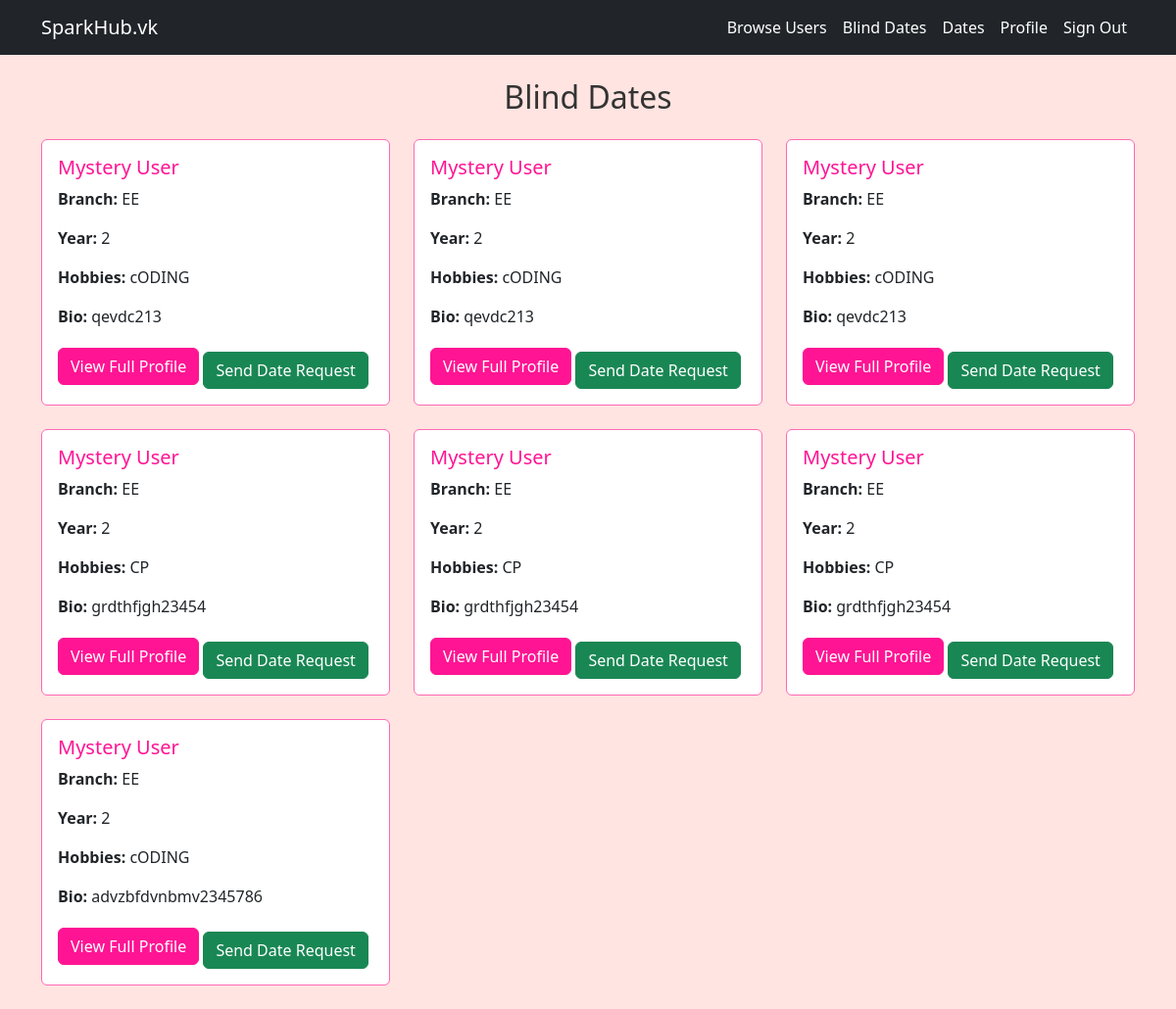
Screenshot of /blind_dates (signed in) with the database file from the repository.
### app.py (models this page shows)
class User(db.Model):
    id = db.Column(db.Integer, primary_key=True)
    email = db.Column(db.String(120), unique=True, nullable=False)
    password = db.Column(db.String(255), nullable=False)
    name = db.Column(db.String(100), nullable=False)
    gender = db.Column(db.String(20), nullable=False)
    branch = db.Column(db.String(50), nullable=False)
    year = db.Column(db.Integer, nullable=False)
    hobbies = db.Column(db.String(255))
    bio = db.Column(db.Text)
    image = db.Column(db.String(255))
    previous_relationships = db.Column(db.Integer, default=0)
    previous_dates = db.Column(db.Integer, default=0)
    insta_id = db.Column(db.String(100))
    pet_preference = db.Column(db.String(50))
    sleep_schedule = db.Column(db.String(50))
    life_approach = db.Column(db.String(50))
    personality_type = db.Column(db.String(50))
    beverage_preference = db.Column(db.String(50))
    ideal_weekend = db.Column(db.String(50))
    vacation_style = db.Column(db.String(50))
    music_taste = db.Column(db.String(50))
    sunday_activity = db.Column(db.String(50))
    love_language = db.Column(db.String(50))
    planning_style = db.Column(db.String(50))
    dream_date = db.Column(db.String(50))
    living_preference = db.Column(db.String(50))
    communication_style = db.Column(db.String(50))
    motivation_factor = db.Column(db.String(50))

### app.py (the view)
@app.route('/blind_dates')
def blind_dates():
    if 'user_id' not in session:
        return redirect(url_for('signin'))
    all_users = User.query.filter(User.id != session['user_id']).all()
    return render_template('blind_dates.html', users=all_users)

### templates/blind_dates.html (shortened to what this page needs)
{% extends "base.html" %}
{% block content %}
<h2 class="text-center mb-4">Blind Dates</h2>
<div class="row">
  {% for user in users %}
  <div class="col-md-4 mb-4">
      <div class="card">
          <div class="card-body">
              <h5 class="card-title">Mystery User</h5>
              <p class="card-text"><strong>Branch:</strong> {{ user.branch }}</p>
              <p class="card-text"><strong>Year:</strong> {{ user.year }}</p>
              <p class="card-text"><strong>Hobbies:</strong> {{ user.hobbies }}</p>
              <p class="card-text"><strong>Bio:</strong> {{ user.bio }}</p>
              <button class="btn btn-primary view-profile" data-user-id="{{ user.id }}">View Full Profile</button>
              <button class="btn btn-success mt-2 send-date-request" data-user-id="{{ user.id }}">Send Date Request</button>
          </div>
      </div>
  </div>
  {% endfor %}
</div>
{% endblock %}

### static/css/style.css (style rules this page uses)
body { background-color: #FFE4E1; color: #333; }
.btn-primary { background-color: #FF1493; border-color: #FF1493; }
.card { border-color: #FF69B4; }
.card-title { color: #FF1493; }

### rows the page displays
User: branch "EE", year "2", hobbies "cODING", bio "qevdc213"
User: branch "EE", year "2", hobbies "cODING", bio "qevdc213"
User: branch "EE", year "2", hobbies "cODING", bio "qevdc213"
User: branch "EE", year "2", hobbies "CP", bio "grdthfjgh23454"
User: branch "EE", year "2", hobbies "CP", bio "grdthfjgh23454"
User: branch "EE", year "2", hobbies "CP", bio "grdthfjgh23454"
User: branch "EE", year "2", hobbies "cODING", bio "advzbfdvnbmv2345786"
